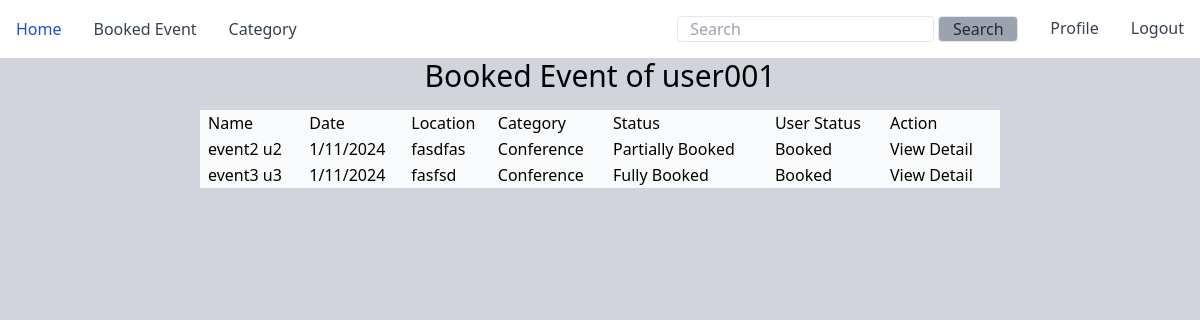
The page /booked_event (signed in) on the database its author committed.
### event/models.py (models this page shows, shortened)
class Event(models.Model):
    name = models.CharField(max_length=200)
    date = models.DateTimeField(default=datetime.now())
    location = models.TextField(max_length=100)
    duration = models.IntegerField(default=1)
    desc = models.TextField()
    limit = models.IntegerField(default=5)
    category = models.ForeignKey(Category, on_delete=models.CASCADE, default=1)
    owner = models.ForeignKey(User, on_delete=models.CASCADE)
    created_at = models.DateTimeField(auto_now_add=True)
    updated_at = models.DateTimeField(auto_now=True)
    class Meta:
        ordering = ['created_at']

class Category(models.Model):
    name = models.CharField(max_length=50)
    created_at = models.DateTimeField(auto_now_add=True)
    updated_at = models.DateTimeField(auto_now=True)
    def __str__(self):
        return f"{self.name}"
    class Meta:
        ordering = ['name']

### event/views.py (the view)
# urls.py: path('booked_event', views.booked_event_view, name="booked_event"),
@login_required
def booked_event_view(request):
    booked_events = []
    participants = models.Participant.objects.filter(member=request.user)
    for x in participants:
        booked_events.append(x.event)
    for x in booked_events:
        x.date=f"{x.date.day}/{x.date.month}/{x.date.year}"
        attend = models.Participant.objects.filter(event=x).count()
        if attend == x.limit:
            x.status = "Fully Booked"
        elif attend < x.limit and attend > 0 :
            x.status = "Partially Booked"
        elif attend == 0:
            x.status = "No One Booked Yet"
        if request.user.is_authenticated:
            is_booked = models.Participant.objects.filter(event=x, member=request.user)
            if is_booked:
                x.booked = True
            else:
                x.booked = False
    context = {
        'events': booked_events
    }
    template_name = "event/booked_event.html"
    return render(request, template_name, context)

### event/templates/event/booked_event.html (shortened to what this page needs)
{% extends 'base.html' %}
{% block content %}
<p class="text-3xl text-center pb-4">Booked Event of {{ request.user.username }} </p>
<div class="flex justify-center w-full ">
    <div class=" flex justify-center w-2/3">
        <div class="flex flex-col w-full gap-2">
            <table class="table-auto p-4 bg-gray-50">
                <thead>
                    <td class="ps-2" >Name</td>
                    <td>Date</td>
                    <td>Location</td>
                    <td>Category</td>
                    <td>Status</td>
                    <td>User Status </td>
                    <td>Action</td>
                </thead>
                {% for x in events %}
                <tbody>
                    <tr>
                        <td class="ps-2">{{ x.name }}</td>
                        <td>{{ x.date }}</td>
                        <td>{{ x.location }}</td>
                        <td>{{ x.category }}</td>
                        <td>{{ x.status }}</td>
                        <td>
                            {% if x.booked %}
                            Booked
                            {% endif %}
                        </td>
                        <td>
                                <a href="{% url 'view_event' x.id %}">View Detail </a>
                        </td>
                    </tr>
                </tbody>
                {% endfor %}
            </table>
        </div>
    </div>
</div>
{% endblock %}

### rows shown on the page
Event: name "event2 u2", date "1/11/2024", location "fasdfas", category "Conference", status "Partially Booked"
Event: name "event3 u3", date "1/11/2024", location "fasfsd", category "Conference", status "Fully Booked"

### other values the page prints
{{ request.user.username }} "user001"
